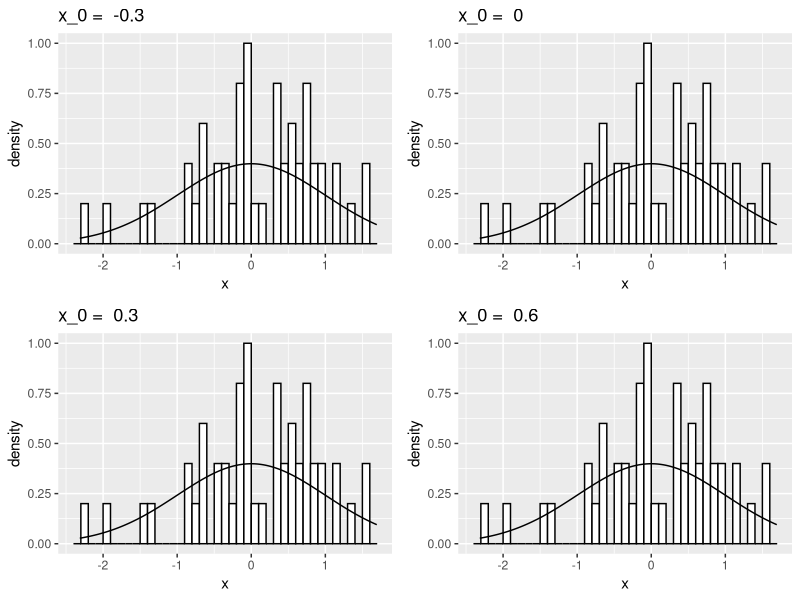
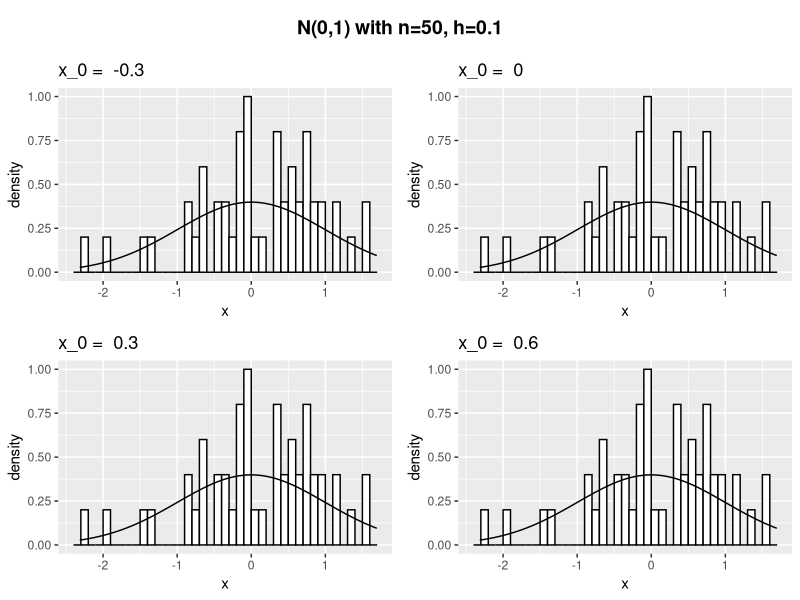
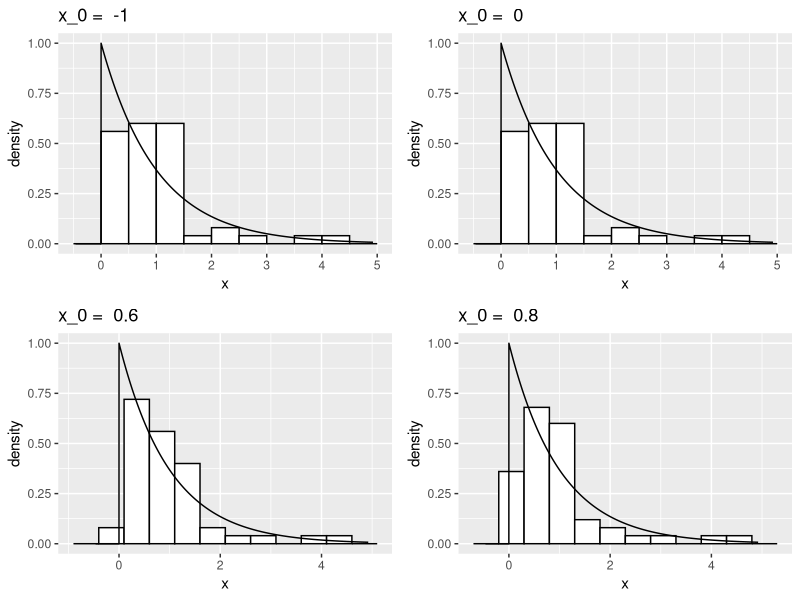
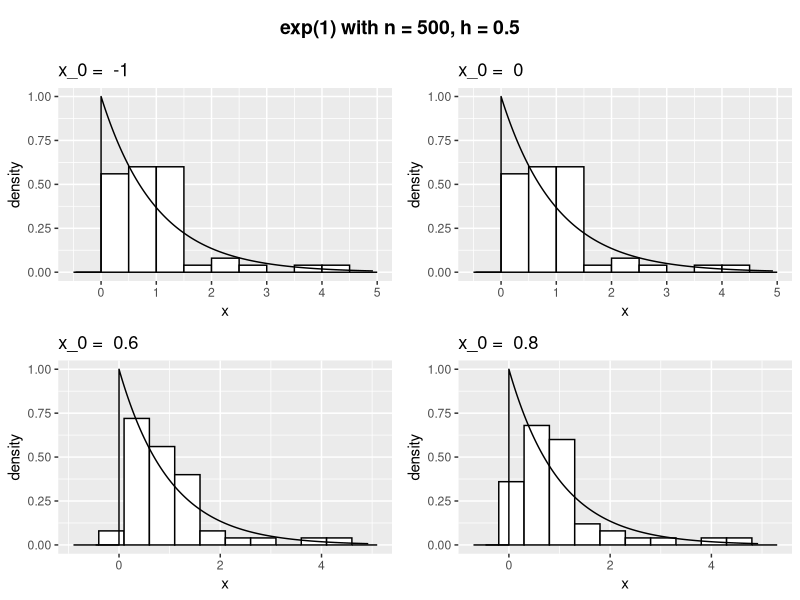
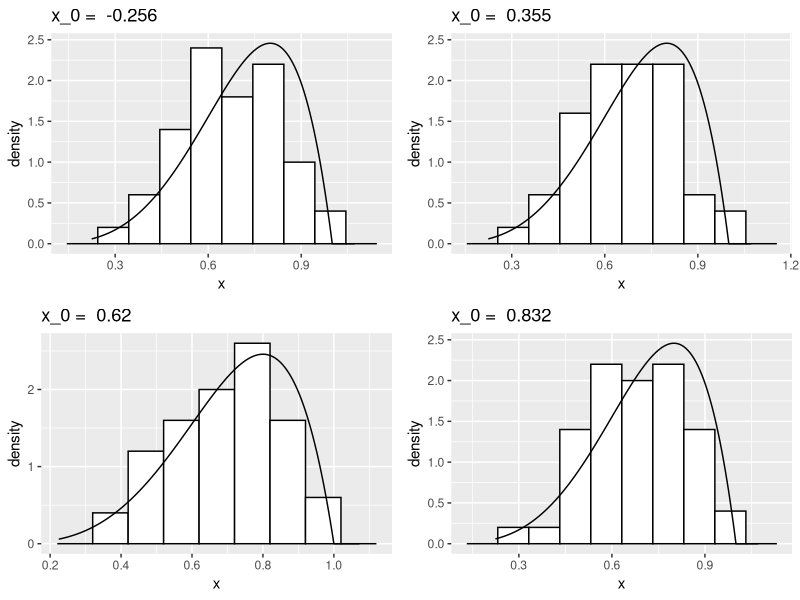
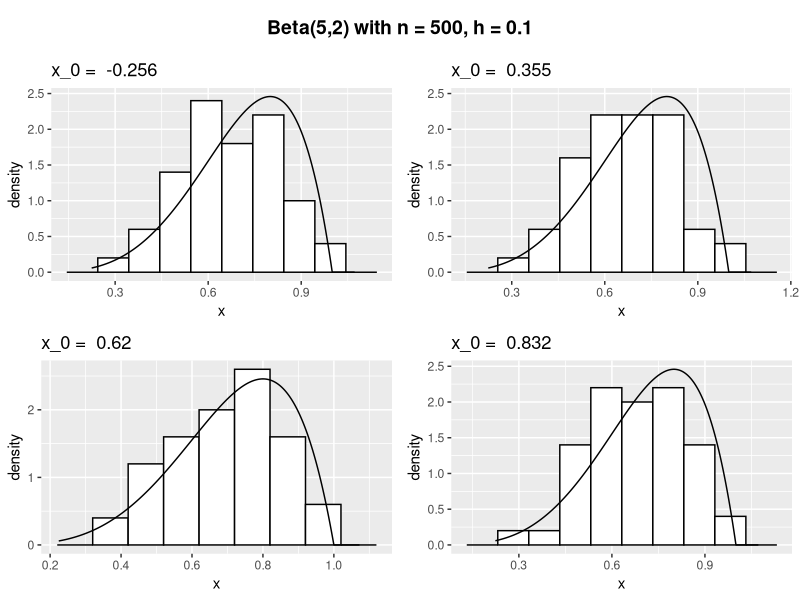
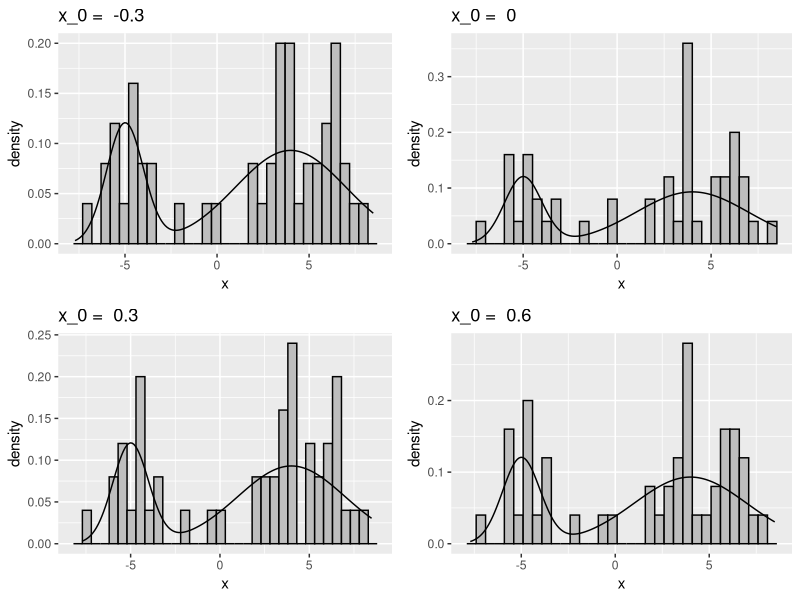
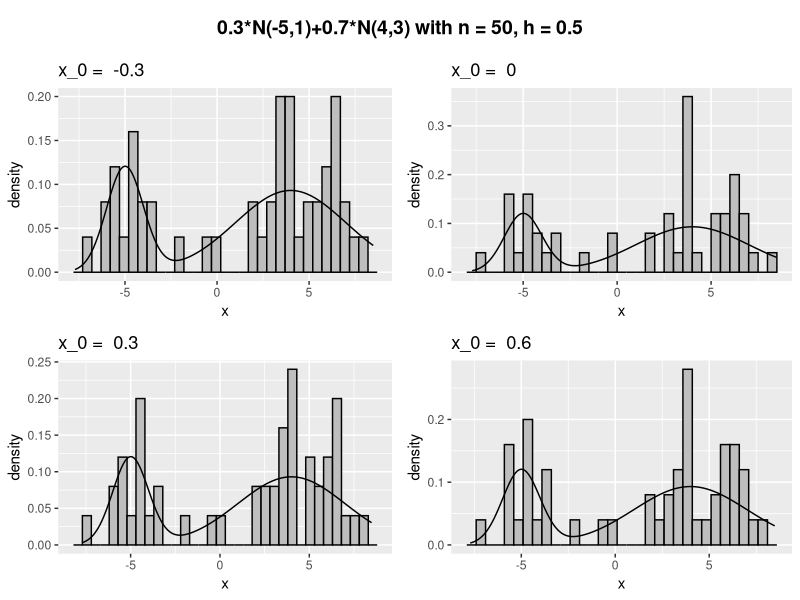

Source code (R) for these figures, in order:
## ---- chunk 1
rm(list = ls())

library(ggplot2)
library(gridExtra)
library(cowplot)

hist1 <- function(n, x0, h, rpdf, dens, alpha)      #if the simulating distribution has single argument
{
  set.seed(seed = 1)
  x <- rpdf(n, alpha)
  s<- seq(min(x)-h,max(x)+h,0.001)
  ds <- dens(s,alpha)
  fig <- ggplot() + geom_histogram(data = data.frame(x), aes(x = x, y = after_stat(density)),center=x0-h/2, binwidth=h, color="black", fill="white")  + 
    geom_line(data = data.frame(s, ds), aes(x = s, y = ds))
  return (fig)
}

hist2 <- function(n, x0, h, rpdf, dens, alpha, beta)      #if the simulating distribution has two arguments
{
  set.seed(seed = 1)
  x <- rpdf(n, alpha, beta)
  s <- seq(min(x)-h,max(x)+h,0.001)
  ds <- dens(s,alpha,beta)
  
  fig <- ggplot() + geom_histogram(data = data.frame(x), aes(x = x, y = after_stat(density)),center=x0-h/2, binwidth=h, color="black", fill="white")  + 
    geom_line(data = data.frame(s, ds), aes(x = s, y = ds))
  return (fig)
}


hist_comp_origin1 <- function(n, origin, h, rpdf, dens, alpha)
{
  plots <- list()
  for(i in (1:length(origin)))
  {
    plots[[i]] <- hist1(n, origin[i], h, rpdf, dens, alpha)+labs(title = paste("x_0 = ", origin[i]))
  }
  grid.arrange(grobs = plots, ncol = round(length(origin)/2))
}

hist_comp_origin2 <- function(n, origin, h, rpdf, dens, alpha, beta)
{
  plots <- list()
  for(i in (1:length(origin)))
  {
    plots[[i]] <- hist2(n, origin[i], h, rpdf, dens, alpha, beta)+labs(title = paste("x_0 = ", origin[i]))
  }
  grid.arrange(grobs = plots, ncol = round(length(origin)/2))
}
## ---- chunk 2
norm_origin <- hist_comp_origin2(50, c(-0.3,0,0.3,0.6), 0.1, rnorm, dnorm, 0, 1)
title <- ggdraw() + draw_label("N(0,1) with n=50, h=0.1",fontface = 'bold')
plot_grid(title, norm_origin,ncol = 1,rel_heights = c(0.1, 1))

## ---- chunk 3
exp_origin <- hist_comp_origin1(50, c(-1,0,0.6,0.8), 0.5, rexp, dexp, 1)
title <- ggdraw() + draw_label("exp(1) with n = 500, h = 0.5",fontface = 'bold')
plot_grid(title, exp_origin,ncol = 1,rel_heights = c(0.1, 1))

## ---- chunk 4
beta_origin <- hist_comp_origin2(50, c(-0.256,0.355,0.62,0.832), 0.1, rbeta, dbeta, 5, 2)
title <- ggdraw() + draw_label("Beta(5,2) with n = 500, h = 0.1",fontface = 'bold')
plot_grid(title, beta_origin,ncol = 1,rel_heights = c(0.1, 1))
## ---- chunk 5
hist_mix_norms <- function(n,x0,h,m1,s1,m2,s2,p){
  set.seed(seed=1)
  y <- rnorm(n*p,m1,s1)
  z <- rnorm(n*(1-p),m2,s2)
  x <- c(y,z[z!=y])
  s<- seq(min(x)-0.5,max(x)+0.5,0.1)
  ds <- p*dnorm(s,m1,s1)+(1-p)*dnorm(s,m2,s2)
  ggplot() + geom_histogram(data = data.frame(x), aes(x = x, y = after_stat(density)),center=x0-h/2, binwidth=h, color="black", fill="grey")  + 
    geom_line(data = data.frame(s, ds), aes(x = s, y = ds))
}

hist_comp_origin3 <- function(n, origin, h, m1,s1,m2,s2,p)
{
  plots <- list()
  for(i in (1:length(origin)))
  {
    plots[[i]] <- hist_mix_norms(n, origin[i], h, m1,s1,m2,s2,p)+labs(title = paste("x_0 = ", origin[i]))
  }
  grid.arrange(grobs = plots, ncol = round(length(origin)/2))
}

normmix_origin <- hist_comp_origin3(50,c(-0.3,0,0.3,0.6),0.5,-5,1,4,3,0.3)
title <- ggdraw() + draw_label("0.3*N(-5,1)+0.7*N(4,3) with n = 50, h = 0.5",fontface = 'bold')
plot_grid(title, normmix_origin,ncol = 1,rel_heights = c(0.1, 1))
## ---- chunk 6
#Geometric
n=10000
p=0.5
x <- replicate(n, as.integer(log(runif(1))/log(1-p)))
s <- seq(0, max(x))
ds <- p*((1-p)^s)
ggplot() + geom_histogram(data = data.frame(x), aes(x = x, y = after_stat(density)),center=1.5-1/2, binwidth=1, color="black", fill="grey")  + 
  geom_line(data = data.frame(s, ds), aes(x = s, y = ds))
## ---- chunk 7
hist1 <- function(n, x0, h, rpdf, dens, alpha)      #if the simulating distribution has single argument
{
  set.seed(seed = 1)
  x <- rpdf(n, alpha)
  s<- seq(min(x)-h,max(x)+h,0.001)
  ds <- dens(s,alpha)
  fig <- ggplot() + geom_histogram(data = data.frame(x), aes(x = x, y = after_stat(density)),center=x0-h/2, binwidth=h, color="black", fill="white")  + 
    geom_line(data = data.frame(s, ds), aes(x = s, y = ds))
  return (fig)
}

hist2 <- function(n, x0, h, rpdf, dens, alpha, beta)      #if the simulating distribution has two arguments
{
  set.seed(seed = 1)
  x <- rpdf(n, alpha, beta)
  s <- seq(min(x)-h,max(x)+h,0.001)
  ds <- dens(s,alpha,beta)
  
  fig <- ggplot() + geom_histogram(data = data.frame(x), aes(x = x, y = after_stat(density)),center=x0-h/2, binwidth=h, color="black", fill="white")  + 
    geom_line(data = data.frame(s, ds), aes(x = s, y = ds))
  return (fig)
}
hist_comp_width1 <- function(n, x0, width, rpdf, dens, alpha)
{
  plots <- list()
  for(i in (1:length(width)))
  {
    plots[[i]] <- hist1(n, x0, width[i], rpdf, dens, alpha)+labs(title = paste("h = ", width[i]))
  }
  grid.arrange(grobs = plots, ncol = round(length(width)/2))
}

hist_comp_width2 <- function(n, x0, width, rpdf, dens, alpha, beta)
{
  plots <- list()
  for(i in (1:length(width)))
  {
    plots[[i]] <- hist2(n, x0, width[i], rpdf, dens, alpha, beta)+labs(title = paste("h = ", width[i]))
  }
  grid.arrange(grobs = plots, ncol = round(length(width)/2))
}
## ---- chunk 8
norm_width <- hist_comp_width2(500, 0, c(0.3,0.5,0.7,1), rnorm, dnorm, 0, 1)
title <- ggdraw() + draw_label("N(0,1) with n = 50, x_0 = 0",fontface = 'bold')
plot_grid(title, norm_width,ncol = 1,rel_heights = c(0.1, 1))

## ---- chunk 9
exp_width <- hist_comp_width1(50, 0, c(0.3,0.5,0.7,1), rexp, dexp, 1)
title <- ggdraw() + draw_label("exp(1) with n = 50, x_0 = 0",fontface = 'bold')
plot_grid(title, exp_width,ncol = 1,rel_heights = c(0.1, 1))
## ---- chunk 10
beta_width <- hist_comp_width2(100, 0, c(0.2,0.1,0.05,0.01), rbeta, dbeta, 5, 2)
title <- ggdraw() + draw_label("Beta(5,2) with n=500, x_0 = 0",fontface = 'bold')
plot_grid(title, beta_width,ncol = 1,rel_heights = c(0.1, 1))
## ---- chunk 11
hist_mix_norms <- function(n,x0,h,m1,s1,m2,s2,p){
  set.seed(seed=1)
  y <- rnorm(n*p,m1,s1)
  z <- rnorm(n*(1-p),m2,s2)
  x <- c(y,z[z!=y])
  s<- seq(min(x)-0.5,max(x)+0.5,0.1)
  ds <- p*dnorm(s,m1,s1)+(1-p)*dnorm(s,m2,s2)
  ggplot() + geom_histogram(data = data.frame(x), aes(x = x, y = after_stat(density)),center=x0-h/2, binwidth=h, color="black", fill="grey")  + 
    geom_line(data = data.frame(s, ds), aes(x = s, y = ds))
}
hist_comp_width3 <- function(n, x0, width, m1,s1,m2,s2,p)
{
  plots <- list()
  for(i in (1:length(width)))
  {
    plots[[i]] <- hist_mix_norms(n, x0, width[i], m1,s1,m2,s2,p)+labs(title = paste("h = ", width[i]))
  }
  grid.arrange(grobs = plots, ncol = round(length(width)/2))
}

normmix_width <- hist_comp_width3(500,0,c(2,1,0.5,0.1),-5,1,4,3,0.3)
title <- ggdraw() + draw_label("0.3*N(-5,1)+0.7*N(4,3) with n=1000, x_0 = 0",fontface = 'bold')
plot_grid(title, normmix_width,ncol = 1,rel_heights = c(0.1, 1))
## ---- chunk 12

## ---- chunk 13

hist1 <- function(n, x0, h, rpdf, dens, alpha)      #if the simulating distribution has single argument
{
  set.seed(seed = 1)
  x <- rpdf(n, alpha)
  s<- seq(min(x)-h,max(x)+h,0.001)
  ds <- dens(s,alpha)
  fig <- ggplot() + geom_histogram(data = data.frame(x), aes(x = x, y = after_stat(density)),center=x0-h/2, binwidth=h, color="black", fill="white")  + 
    geom_line(data = data.frame(s, ds), aes(x = s, y = ds))
  return (fig)
}

hist2 <- function(n, x0, h, rpdf, dens, alpha, beta)      #if the simulating distribution has two arguments
{
  set.seed(seed = 1)
  x <- rpdf(n, alpha, beta)
  s <- seq(min(x)-h,max(x)+h,0.001)
  ds <- dens(s,alpha,beta)
  
  fig <- ggplot() + geom_histogram(data = data.frame(x), aes(x = x, y = after_stat(density)),center=x0-h/2, binwidth=h, color="black", fill="white")  + 
    geom_line(data = data.frame(s, ds), aes(x = s, y = ds))
  return (fig)
}

hist_comp_size1 <- function(samp, x0, h, rpdf, dens, alpha)
{
  plots <- list()
  for(i in (1:length(samp)))
  {
    plots[[i]] <- hist1(samp[i], x0, h, rpdf, dens, alpha)+labs(title = paste("n = ", samp[i]))
  }
  grid.arrange(grobs = plots, ncol = round(length(samp)/2))
}

hist_comp_size2 <- function(samp, x0, h, rpdf, dens, alpha, beta)
{
  plots <- list()
  for(i in (1:length(samp)))
  {
    plots[[i]] <- hist2(samp[i], x0, h, rpdf, dens, alpha, beta)+labs(title = paste("n = ", samp[i]))
  }
  grid.arrange(grobs = plots, ncol = round(length(samp)/2))
}
## ---- chunk 14
norm_size <- hist_comp_size2(c(100,500,1000,2000), 0, 0.5, rnorm, dnorm, 0, 1)
title <- ggdraw() + draw_label("N(0,1) with x_0 = 0, h = 0.5",fontface = 'bold')
plot_grid(title, norm_size,ncol = 1,rel_heights = c(0.1, 1))
## ---- chunk 15

exp_size <- hist_comp_size1(c(100,500,1000,2000), 0, 0.2, rexp, dexp, 1)
title <- ggdraw() + draw_label("exp(1) with x_0 = 0, h = 0.2",fontface = 'bold')
plot_grid(title, exp_size,ncol = 1,rel_heights = c(0.1, 1))

## ---- chunk 16
beta_size <- hist_comp_size2(c(100,500,1000,2000), 0, 0.06, rbeta, dbeta, 5, 2)
title <- ggdraw() + draw_label("Beta(5,2) with x_0 = 0, h = 0.06",fontface = 'bold')
plot_grid(title, beta_size,ncol = 1,rel_heights = c(0.1, 1))

## ---- chunk 17

hist_mix_norms <- function(n,x0,h,m1,s1,m2,s2,p){
  set.seed(seed=1)
  y <- rnorm(n*p,m1,s1)
  z <- rnorm(n*(1-p),m2,s2)
  x <- c(y,z[z!=y])
  s<- seq(min(x)-0.5,max(x)+0.5,0.1)
  ds <- p*dnorm(s,m1,s1)+(1-p)*dnorm(s,m2,s2)
  ggplot() + geom_histogram(data = data.frame(x), aes(x = x, y = after_stat(density)),center=x0-h/2, binwidth=h, color="black", fill="grey")  + 
    geom_line(data = data.frame(s, ds), aes(x = s, y = ds))
}


hist_comp_size3 <- function(samp, x0, h, m1,s1,m2,s2,p)
{
  plots <- list()
  for(i in (1:length(samp)))
  {
    plots[[i]] <- hist_mix_norms(samp[i], x0, h, m1,s1,m2,s2,p)+labs(title = paste("n = ", samp[i]))
  }
  grid.arrange(grobs = plots, ncol = round(length(samp)/2))
}

normmix_size <- hist_comp_size3(c(50,100,1000,5000),0,0.5,-5,1,4,3,0.3)
title <- ggdraw() + draw_label("0.3*N(-5,1)+0.7*N(4,3) with x_0 = 0, h = 0.5",fontface = 'bold')
plot_grid(title, normmix_size,ncol = 1,rel_heights = c(0.1, 1))
## ---- chunk 18
#Negative Binomial
n=10000
r=10
p=0.5
x <- replicate(n, sum(as.integer(log(runif(r))/log(1-p))))
s <- seq(0, max(x))
ds <- choose(s+r-1,s)*(p^r)*((1-p)^s)
ggplot() + geom_histogram(data = data.frame(x), aes(x = x, y = after_stat(density)),center=1.5-1/2, binwidth=1, color="black", fill="grey")  + 
  geom_line(data = data.frame(s, ds), aes(x = s, y = ds))
